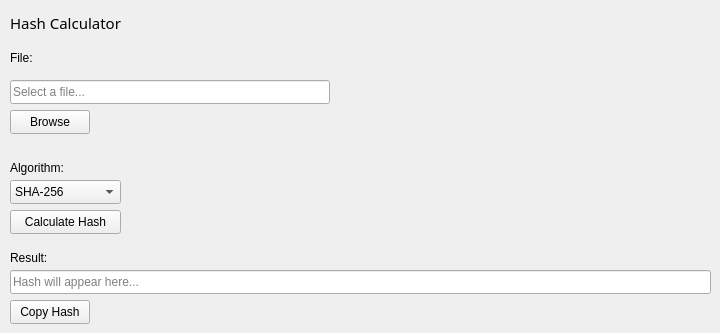
      <widget class="QWidget" name="hashCalculatorPage">
       <widget class="QLabel" name="HashCalTitlePage">
        <property name="geometry">
         <rect>
          <x>10</x>
          <y>10</y>
          <width>170</width>
          <height>25</height>
         </rect>
        </property>
        <property name="font">
         <font>
          <family>Segoe UI Black</family>
          <pointsize>11</pointsize>
         </font>
        </property>
        <property name="text">
         <string>Hash Calculator</string>
        </property>
       </widget>
       <widget class="QLabel" name="hashFileLabel">
        <property name="geometry">
         <rect>
          <x>10</x>
          <y>50</y>
          <width>49</width>
          <height>16</height>
         </rect>
        </property>
        <property name="text">
         <string>File:</string>
        </property>
       </widget>
       <widget class="QLineEdit" name="hashFilePathEdit">
        <property name="geometry">
         <rect>
          <x>10</x>
          <y>80</y>
          <width>320</width>
          <height>24</height>
         </rect>
        </property>
        <property name="minimumSize">
         <size>
          <width>320</width>
          <height>0</height>
         </size>
        </property>
        <property name="readOnly">
         <bool>true</bool>
        </property>
        <property name="placeholderText">
         <string>Select a file...</string>
        </property>
       </widget>
       <widget class="QPushButton" name="browseHashFileButton">
        <property name="geometry">
         <rect>
          <x>10</x>
          <y>110</y>
          <width>80</width>
          <height>24</height>
         </rect>
        </property>
        <property name="text">
         <string>Browse</string>
        </property>
       </widget>
       <widget class="QLabel" name="hashAlgorithmLabel">
        <property name="geometry">
         <rect>
          <x>10</x>
          <y>160</y>
          <width>71</width>
          <height>16</height>
         </rect>
        </property>
        <property name="text">
         <string>Algorithm:</string>
        </property>
       </widget>
       <widget class="QComboBox" name="hashAlgorithmComboBox">
        <property name="geometry">
         <rect>
          <x>10</x>
          <y>180</y>
          <width>111</width>
          <height>24</height>
         </rect>
        </property>
        <item>
         <property name="text">
          <string>SHA-256</string>
         </property>
        </item>
        <item>
         <property name="text">
          <string>SHA-512</string>
         </property>
        </item>
        <item>
         <property name="text">
          <string>MD5 (Legacy)</string>
         </property>
        </item>
       </widget>
       <widget class="QPushButton" name="calculateHashButton">
        <property name="geometry">
         <rect>
          <x>10</x>
          <y>210</y>
          <width>111</width>
          <height>24</height>
         </rect>
        </property>
        <property name="text">
         <string>Calculate Hash</string>
        </property>
       </widget>
       <widget class="QLabel" name="hashResultLabel">
        <property name="geometry">
         <rect>
          <x>10</x>
          <y>250</y>
          <width>49</width>
          <height>16</height>
         </rect>
        </property>
        <property name="text">
         <string>Result:</string>
        </property>
       </widget>
       <widget class="QLineEdit" name="hashResultEdit">
        <property name="geometry">
         <rect>
          <x>10</x>
          <y>270</y>
          <width>701</width>
          <height>24</height>
         </rect>
        </property>
        <property name="minimumSize">
         <size>
          <width>320</width>
          <height>0</height>
         </size>
        </property>
        <property name="readOnly">
         <bool>true</bool>
        </property>
        <property name="placeholderText">
         <string>Hash will appear here...</string>
        </property>
       </widget>
       <widget class="QPushButton" name="copyHashButton">
        <property name="geometry">
         <rect>
          <x>10</x>
          <y>300</y>
          <width>80</width>
          <height>24</height>
         </rect>
        </property>
        <property name="text">
         <string>Copy Hash</string>
        </property>
       </widget>
      </widget>
